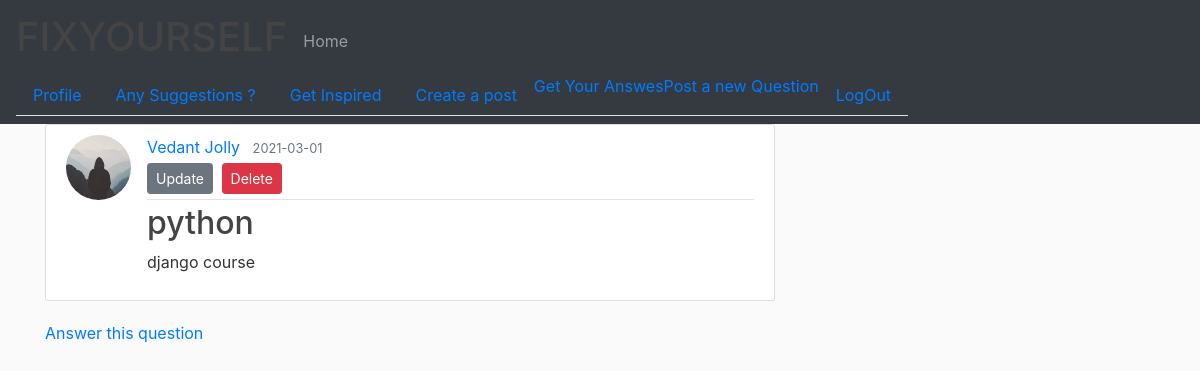
Page /question/3 (signed in) on the committed database.
### website/models.py (models this page shows, shortened)
class User(db.Model, UserMixin):
    id = db.Column(db.Integer, primary_key=True)
    name = db.Column(db.String(20), nullable=False)
    email = db.Column(db.String(120), unique=True, nullable=False)
    image_file = db.Column(db.String(20), nullable=False, default='default.jpg')
    password = db.Column(db.String(60), nullable=False)
    posts = db.relationship('Post', backref='author', lazy=True)
    feedbacks = db.relationship('Feedback', backref='customer', lazy=True)
    questions = db.relationship('Question', backref='author', lazy=True)

class Question(db.Model):
    __searchable__ = ['title', 'content']
    id = db.Column(db.Integer, primary_key=True)
    title = db.Column(db.String(256), nullable=False)
    date_posted = db.Column(db.DateTime, nullable=False, default=datetime.utcnow)
    content = db.Column(db.Text, nullable=False)
    user_id = db.Column(db.Integer, db.ForeignKey('user.id'), nullable=False)
    answers = db.relationship('Answer', backref='answer', lazy=True)

### website/routes.py (the view)
@app.route("/question/<int:question_id>")
def question(question_id):
    question = Question.query.get_or_404(question_id)
    return render_template('question.html', title=question.title, post=question, emails=emails)

### website/models.py (called while the page is built)
@login_manager.user_loader
def load_user(user_id):
    return User.query.get(int(user_id))

### website/templates/question.html (shortened to what this page needs)
{% extends 'layout.html' %}
{% block content %}
  <article class="media content-section">
    <img class="rounded-circle article-img" src="{{ url_for('static',filename = 'profile_pics/' + post.author.image_file) }}">
    <div class="media-body">
      <div class="article-metadata">
        <a class="mr-2" href="{{ url_for('user_questions',username=post.author.name) }}">{{ post.author.name }}</a>
        <small class="text-muted">{{ post.date_posted.strftime("%Y-%m-%d") }}</small>
        {% if post.author == current_user %}
          <div class="">
            <a class="btn btn-secondary btn-sm mt-1 mb-1" href="{{ url_for('update_question',question_id = post.id) }}">Update</a>
            <button class="btn btn-danger btn-sm m-1" data-toggle="modal" data-target="#deleteModal" >Delete</button>
          </div>
        {% endif %}
      </div>
      <h2 class="article-title">{{ post.title }}</h2>
      <p class="article-content">{{ post.content }}</p>
    </div>
  </article>
  {% if current_user.email in emails %}
        <a href="{{ url_for('new_answer', hidden_id= post.id) }}">Answer this question</a>
  {% endif %}
{% endblock content %}

### website/static/main.css (style rules this page uses)
body { background: #fafafa; color: #333333; }
h1, h2, h3, h4, h5, h6 { color: #444444; }
.content-section { background: #ffffff; padding: 10px 20px; border: 1px solid #dddddd; border-radius: 3px; margin-bottom: 20px; }
.article-title { color: #444444; }
.article-content { white-space: pre-line; }
.article-img { height: 65px; width: 65px; margin-right: 16px; }
.article-metadata { padding-bottom: 1px; margin-bottom: 4px; border-bottom: 1px solid #e3e3e3 }

### rows in the picture
User: image_file (placeholder picture), author.name "Vedant Jolly"
Question: date_posted "2021-03-01", title "python", content "django course"
